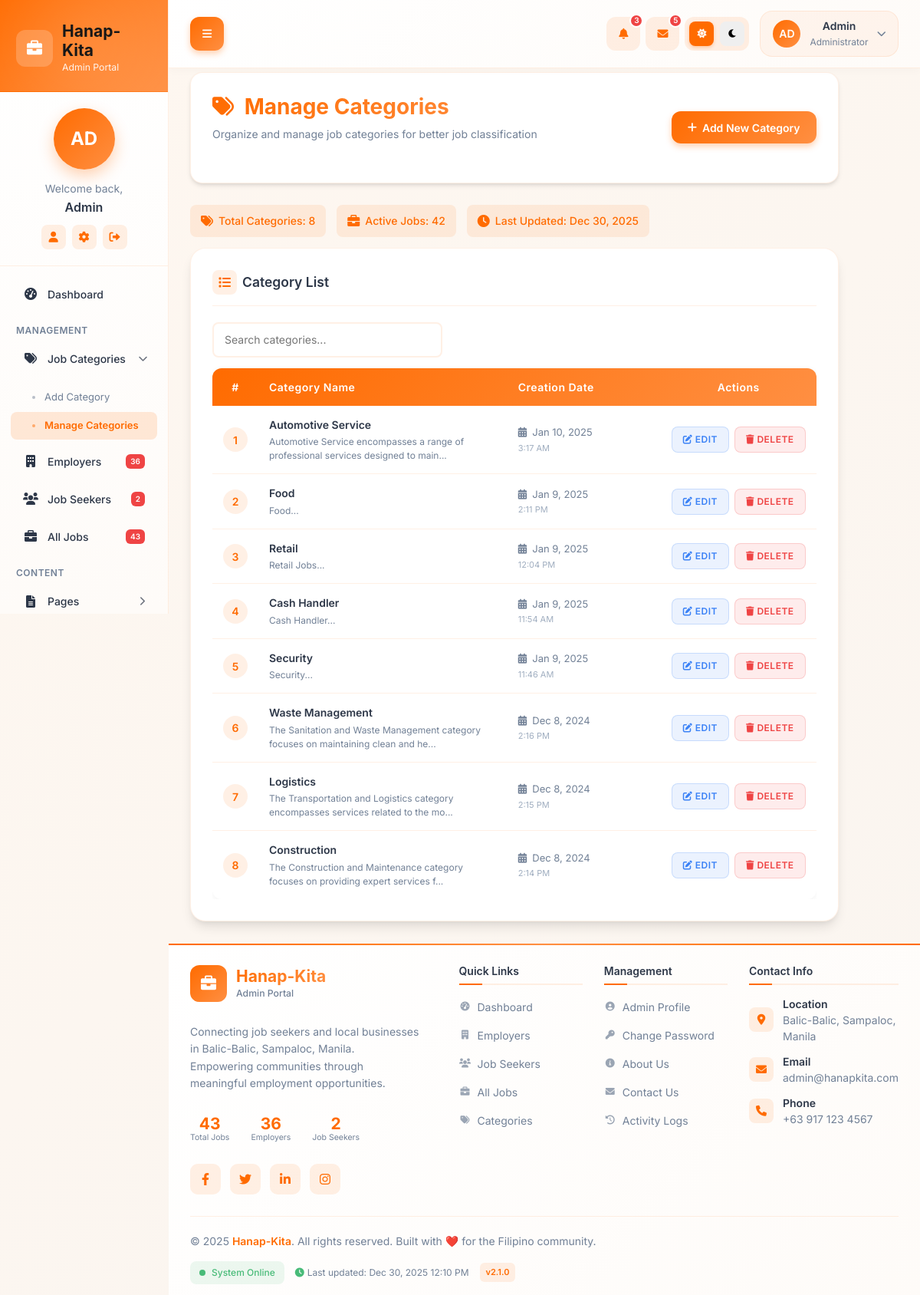
Screenshot of /hanapkita/admin/manage-category.php (signed in) with the database file from the repository.
### tables this page shows
CREATE TABLE `tblcategory` (
  `id` int(11) NOT NULL,
  `CategoryName` varchar(200) NOT NULL,
  `Description` mediumtext NOT NULL,
  `PostingDate` timestamp NOT NULL DEFAULT current_timestamp(),
  `UpdationDate` timestamp NULL DEFAULT NULL,
  `Is_Active` int(1) NOT NULL
);

### hanapkita/admin/manage-category.php (the view, shortened to what this page needs)
<?php
include('includes/dbconnection.php');
if (strlen($_SESSION['jpaid']==0)) {
  header('location:logout.php');
  } else{
?>
<!doctype html>
<html lang="en" class="no-focus">
<head>
    <link rel="stylesheet" href="assets/js/plugins/datatables/dataTables.bootstrap4.min.css">
    <link rel="stylesheet" id="css-main" href="assets/css/codebase.min.css">
    <link rel="stylesheet" href="https://cdnjs.cloudflare.com/ajax/libs/font-awesome/6.0.0/css/all.min.css">
</head>
<body>
    <div id="page-container" class="sidebar-o sidebar-inverse side-scroll page-header-fixed main-content-narrow">
        <?php include_once('includes/sidebar.php');?>
        <?php include_once('includes/header.php');?>
        <main id="main-container">
            <div class="content main-content">
                <div class="page-header">
                    <div>
                        <h2 class="page-title">
                            <i class="fas fa-tags" style="margin-right: 0.5rem; color: var(--primary-orange);"></i>
                            Manage Categories
                        </h2>
                        <p class="page-subtitle">Organize and manage job categories for better job classification</p>
                    </div>
                    <a href="add-category.php" class="add-btn">
                        <i class="fas fa-plus"></i>
                        Add New Category
                    </a>
                </div>
                <div class="stats-bar">
                    <div class="stat-item">
                        <i class="fas fa-tags stat-icon"></i>
                        <span>Total Categories:
                            <?php
                            $sql_count = "SELECT COUNT(*) as count FROM tblcategory";
                            $query_count = $dbh->prepare($sql_count);
                            $query_count->execute();
                            $total_categories = $query_count->fetch(PDO::FETCH_OBJ);
                            echo $total_categories->count;
                            ?>
                        </span>
                    </div>
                    <div class="stat-item">
                        <i class="fas fa-briefcase stat-icon"></i>
                        <span>Active Jobs:
                            <?php
                            $sql_jobs = "SELECT COUNT(*) as count FROM tbljobs WHERE isActive = 1";
                            $query_jobs = $dbh->prepare($sql_jobs);
                            $query_jobs->execute();
                            $active_jobs = $query_jobs->fetch(PDO::FETCH_OBJ);
                            echo $active_jobs->count;
                            ?>
                        </span>
                    </div>
                    <div class="stat-item">
                        <i class="fas fa-clock stat-icon"></i>
                        <span>Last Updated: <?php echo date('M j, Y'); ?></span>
                    </div>
                </div>
                <div class="data-card">
                    <div class="data-header">
                        <h3 class="data-title">
                            <div class="data-icon">
                                <i class="fas fa-list"></i>
                            </div>
                            Category List
                        </h3>
                    </div>
                    <div style="overflow-x: auto;">
                        <table class="modern-table" id="categoriesTable">
                            <thead>
                                <tr>
                                    <th style="width: 60px; text-align: center;">#</th>
                                    <th>Category Name</th>
                                    <th style="width: 200px;">Creation Date</th>
                                    <th style="width: 200px; text-align: center;">Actions</th>
                                </tr>
                            </thead>
                            <tbody>
                                <?php
                                $sql="SELECT * from tblcategory ORDER BY PostingDate DESC";
                                $query = $dbh -> prepare($sql);
                                $query->execute();
                                $results=$query->fetchAll(PDO::FETCH_OBJ);
                                $cnt=1;
                                if($query->rowCount() > 0)
                                {
                                foreach($results as $row)
                                {               ?>
                                <tr data-category-id="<?php echo $row->id; ?>">
                                    <td style="text-align: center;">
                                        <div class="row-number"><?php echo htmlentities($cnt);?></div>
                                    </td>
                                    <td>
                                        <div class="category-name"><?php echo htmlentities($row->CategoryName);?></div>
                                        <div style="font-size: 12px; color: var(--text-gray); margin-top: 0.25rem;">
                                            <?php echo htmlentities(substr($row->Description, 0, 80)); ?>...
                                        </div>
                                    </td>
                                    <td>
                                        <div class="creation-date">
                                            <i class="fas fa-calendar-alt" style="margin-right: 0.25rem;"></i>
                                            <?php echo date('M j, Y', strtotime($row->PostingDate)); ?>
                                        </div>
                                        <div style="font-size: 11px; color: var(--text-light); margin-top: 0.125rem;">
                                            <?php echo date('g:i A', strtotime($row->PostingDate)); ?>
                                        </div>
                                    </td>
                                    <td>
                                        <div class="action-buttons">
                                            <a href="edit-category.php?editid=<?php echo htmlentities($row->id);?>"
                                               class="btn-action btn-edit"
                                               title="Edit Category">
                                                <i class="fas fa-edit"></i>
                                                Edit
                                            </a>
                                            <button onclick="confirmDelete(<?php echo $row->id; ?>, '<?php echo htmlentities($row->CategoryName); ?>')"
                                                    class="btn-action btn-delete"
                                                    title="Delete Category">
                                                <i class="fas fa-trash"></i>
                                                Delete
                                            </button>
                                        </div>
                                    </td>
                                </tr>
                                <?php $cnt=$cnt+1;}} ?>
                            </tbody>
                        </table>
                    </div>
                </div>
            </div>
        </main>
        <?php include_once('includes/footer.php');?>
</body>
</html>
<?php }  ?>

### hanapkita/admin/includes/sidebar.php (shortened to what this page needs)
<nav id="sidebar" class="modern-sidebar">
    <div class="sidebar-header">
        <div class="sidebar-logo">
            <div class="logo-icon">
                <i class="fas fa-briefcase"></i>
            </div>
            <div class="logo-text">
                <h1 class="logo-title">Hanap-Kita</h1>
                <p class="logo-subtitle">Admin Portal</p>
            </div>
        </div>
    </div>
    <div class="sidebar-user">
        <?php
        $aid=$_SESSION['jpaid'];
        $sql="SELECT AdminName from tbladmin where ID=:aid";
        $query = $dbh -> prepare($sql);
        $query->bindParam(':aid',$aid,PDO::PARAM_STR);
        $query->execute();
        $results=$query->fetchAll(PDO::FETCH_OBJ);
        $cnt=1;
        if($query->rowCount() > 0)
        {
        foreach($results as $row)
        {               ?>
        <a href="admin-profile.php" class="user-avatar-large">
            <?php echo strtoupper(substr($row->AdminName, 0, 2)); ?>
        </a>
        <p class="user-welcome">Welcome back,</p>
        <h3 class="user-name-large"><?php echo $row->AdminName; ?></h3>
        <?php $cnt=$cnt+1;}} ?>
        <div class="user-actions">
            <button class="user-action-btn" title="Profile" onclick="location.href='admin-profile.php'">
                <i class="fas fa-user"></i>
            </button>
            <button class="user-action-btn" title="Settings" onclick="location.href='change-password.php'">
                <i class="fas fa-cog"></i>
            </button>
            <button class="user-action-btn" title="Logout" onclick="location.href='logout.php'">
                <i class="fas fa-sign-out-alt"></i>
            </button>
        </div>
    </div>
    <div class="sidebar-nav">
        <ul class="nav-menu">
            <li class="nav-item">
                <a href="dashboard.php" class="nav-link active">
                    <span class="nav-icon"><i class="fas fa-tachometer-alt"></i></span>
                    <span class="nav-text">Dashboard</span>
                </a>
            </li>
        </ul>
        <h6 class="nav-section-title">Management</h6>
        <ul class="nav-menu">
            <li class="nav-item">
                <a href="#" class="nav-link" onclick="toggleSubmenu(this)">
                    <span class="nav-icon"><i class="fas fa-tags"></i></span>
                    <span class="nav-text">Job Categories</span>
                    <span class="nav-arrow"><i class="fas fa-chevron-right"></i></span>
                </a>
                <ul class="nav-submenu">
                    <li class="nav-submenu-item">
                        <a href="add-category.php" class="nav-submenu-link">Add Category</a>
                    </li>
                    <li class="nav-submenu-item">
                        <a href="manage-category.php" class="nav-submenu-link">Manage Categories</a>
                    </li>
                </ul>
            </li>
            <li class="nav-item">
                <a href="employer-list.php" class="nav-link">
                    <span class="nav-icon"><i class="fas fa-building"></i></span>
                    <span class="nav-text">Employers</span>
                    <span class="nav-badge">
                        <?php
                        $sql2 ="SELECT id from tblemployers";
                        $query2 = $dbh -> prepare($sql2);
                        $query2->execute();
                        echo $query2->rowCount();
                        ?>
                    </span>
                </a>
            </li>
            <li class="nav-item">
                <a href="reg-jobseekers.php" class="nav-link">
                    <span class="nav-icon"><i class="fas fa-users"></i></span>
                    <span class="nav-text">Job Seekers</span>
                    <span class="nav-badge">
                        <?php
                        $sql3 ="SELECT id from tbljobseekers";
                        $query3 = $dbh -> prepare($sql3);
                        $query3->execute();
                        echo $query3->rowCount();
                        ?>
                    </span>
                </a>
            </li>
            <li class="nav-item">
                <a href="all-listed-jobs.php" class="nav-link">
                    <span class="nav-icon"><i class="fas fa-briefcase"></i></span>
                    <span class="nav-text">All Jobs</span>
                    <span class="nav-badge">
                        <?php
                        $sql4 ="SELECT jobId from tbljobs";
                        $query4 = $dbh -> prepare($sql4);
                        $query4->execute();
                        echo $query4->rowCount();
                        ?>
                    </span>
                </a>
            </li>
        </ul>
        <h6 class="nav-section-title">Content</h6>
        <ul class="nav-menu">
            <li class="nav-item">
                <a href="#" class="nav-link" onclick="toggleSubmenu(this)">
                    <span class="nav-icon"><i class="fas fa-file-alt"></i></span>
                    <span class="nav-text">Pages</span>
                    <span class="nav-arrow"><i class="fas fa-chevron-right"></i></span>
                </a>
            </li>
        </ul>
    </div>
</nav>

### hanapkita/admin/includes/header.php (shortened to what this page needs)
<header id="page-header" class="modern-header">
    <div class="header-content">
        <div class="header-left">
            <button type="button" class="sidebar-toggle" data-toggle="layout" data-action="sidebar_toggle" aria-label="Toggle Sidebar">
                <i class="fas fa-bars"></i>
            </button>
        </div>
        <div class="header-right">
            <div class="header-actions">
                <button type="button" class="action-btn" title="Notifications">
                    <i class="fas fa-bell"></i>
                    <span class="notification-badge">3</span>
                </button>
                <button type="button" class="action-btn" title="Messages">
                    <i class="fas fa-envelope"></i>
                    <span class="notification-badge">5</span>
                </button>
                <div class="theme-toggle">
                    <button type="button" class="theme-option active" data-toggle="theme" data-theme="default" title="Light Theme">
                        <i class="fas fa-sun"></i>
                    </button>
                    <button type="button" class="theme-option" data-toggle="theme" data-theme="dark" title="Dark Theme">
                        <i class="fas fa-moon"></i>
                    </button>
                </div>
            </div>
            <div class="btn-group" role="group">
                <?php
                $aid=$_SESSION['jpaid'];
                $sql="SELECT AdminName from tbladmin where ID=:aid";
                $query = $dbh -> prepare($sql);
                $query->bindParam(':aid',$aid,PDO::PARAM_STR);
                $query->execute();
                $results=$query->fetchAll(PDO::FETCH_OBJ);
                $cnt=1;
                if($query->rowCount() > 0)
                {
                foreach($results as $row)
                {               ?>
                <button type="button" class="user-profile" id="page-header-user-dropdown" data-toggle="dropdown" aria-haspopup="true" aria-expanded="false">
                    <div class="user-avatar">
                        <?php echo strtoupper(substr($row->AdminName, 0, 2)); ?>
                    </div>
                    <div class="user-info">
                        <p class="user-name"><?php echo $row->AdminName; ?></p>
                        <p class="user-role">Administrator</p>
                    </div>
                    <i class="fas fa-chevron-down dropdown-arrow"></i>
                </button>
                <?php $cnt=$cnt+1;}} ?>
            </div>
        </div>
    </div>
</header>

### rows the page displays
tblcategory: CategoryName "Automotive Service", Description "Automotive Service encompasses a range of professional services designed to main", PostingDate "Jan 10, 2025", PostingDate "3:17 AM"
tblcategory: CategoryName "Food", Description "Food", PostingDate "Jan 9, 2025", PostingDate "2:11 PM"
tblcategory: CategoryName "Retail", Description "Retail Jobs", PostingDate "Jan 9, 2025", PostingDate "12:04 PM"
tblcategory: CategoryName "Cash Handler", Description "Cash Handler", PostingDate "Jan 9, 2025", PostingDate "11:54 AM"
tblcategory: CategoryName "Security", Description "Security", PostingDate "Jan 9, 2025", PostingDate "11:46 AM"
tblcategory: CategoryName "Waste Management", Description "The Sanitation and Waste Management category focuses on maintaining clean and he", PostingDate "Dec 8, 2024", PostingDate "2:16 PM"
tblcategory: CategoryName "Logistics", Description "The Transportation and Logistics category encompasses services related to the mo", PostingDate "Dec 8, 2024", PostingDate "2:15 PM"
tblcategory: CategoryName "Construction", Description "The Construction and Maintenance category focuses on providing expert services f", PostingDate "Dec 8, 2024", PostingDate "2:14 PM"

### other values shown
substr($row->AdminName, 0, 2) "AD"
$row->AdminName "Admin"
$query2->rowCount() "36"
$query3->rowCount() "2"
$query4->rowCount() "43"
$total_categories->count "8"
$active_jobs->count "42"
$query_total_jobs->rowCount() "43"
$query_total_employers->rowCount() "36"
$query_total_candidates->rowCount() "2"
